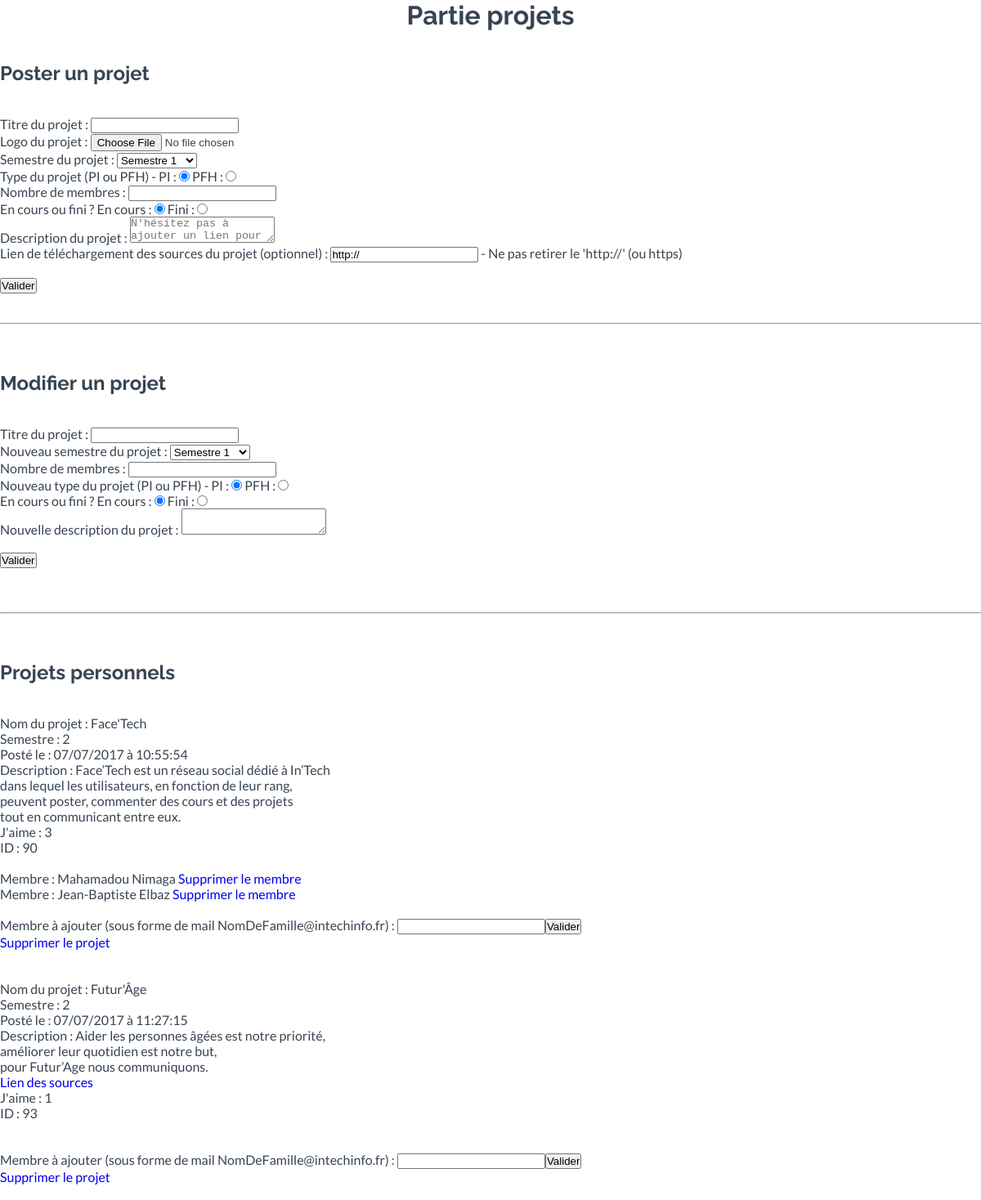
Screenshot of /Vue/profilprojets.php (signed in) with the database file from the repository.
### tables this page shows
CREATE TABLE `projets` (
  `id` int(11) NOT NULL,
  `nom` varchar(45) DEFAULT NULL,
  `chef` varchar(20) DEFAULT NULL,
  `type` enum('PI','PFH') NOT NULL COMMENT 'PI ou PFH',
  `pdate` datetime DEFAULT NULL,
  `membre` int(11) NOT NULL,
  `statut` enum('encours','fini') NOT NULL COMMENT 'fini ou en cours',
  `niveau` varchar(3) DEFAULT NULL,
  `descr` text,
  `logo` varchar(5000) NOT NULL DEFAULT '../Images/LogosP/Defaut/Defaut.png',
  `fichier` varchar(5000) DEFAULT NULL,
  `nblike` int(11) DEFAULT '0',
  `remq` varchar(45) DEFAULT NULL
);

CREATE TABLE `groupes` (
  `id` int(11) NOT NULL,
  `uid` int(11) DEFAULT NULL,
  `pid` int(11) DEFAULT NULL,
  `remq` varchar(45) DEFAULT NULL
);

CREATE TABLE `utilisateurs` (
  `id` int(11) NOT NULL,
  `nom` varchar(45) NOT NULL,
  `prenom` text NOT NULL,
  `statut` enum('ON','OFF') NOT NULL,
  `rang` varchar(10) DEFAULT NULL,
  `udate` date NOT NULL,
  `classe` varchar(3) DEFAULT NULL,
  `avatar` varchar(100) DEFAULT '../Images/Avatars/Default/Default.gif',
  `descr` text,
  `email` varchar(75) DEFAULT NULL,
  `Mdp` varchar(500) DEFAULT NULL,
  `remq` varchar(45) DEFAULT NULL
);

### Modele/m_afficher.php (called while the page is built, shortened)
<?php
function modele_afficher_projets($bdd, $ID)
{
	$projets = $bdd->query(
		"SELECT p.id AS id, u.nom as unom, u.prenom as uprenom,
			nblike, p.nom AS projets, pdate, niveau, p.descr, type, p.statut AS statut, fichier, logo
		FROM PROJETS p
		JOIN UTILISATEURS u
		ON chef = u.id
		WHERE u.id = $ID
		ORDER BY pdate"
	);
	return $projets->fetchAll();
}
function modele_afficher_membres($bdd, $ID, $pid)
{
	$membres = $bdd->query(
		"SELECT g.id AS gid, u.id AS uid, prenom, nom
		FROM UTILISATEURS u
		JOIN GROUPES g
		ON g.uid = u.id
		WHERE g.pid = $pid"
	);
	return $membres->fetchAll();
}
?>

### Vue/profilprojets.php (the view, shortened to what this page needs)
<link rel="stylesheet" href="../CSS/fil.css">
<link href="../Bootstrap/theme/assets/css/style.css" rel="stylesheet">
<link href="../Bootstrap/theme/assets/css/font-awesome.min.css" rel="stylesheet">
<?php
$ID      = $_SESSION['ID'];
include("../Modele/m_afficher.php");
include("../Autres/conf.php");
?>
<CENTER><h1>Partie projets</h1></CENTER>
<h2>Poster un projet</h2>
<form method="POST" enctype="multipart/form-data" action="../Controleur/c_poster_cp.php">
	Titre du projet : <input type="text" name="Titre">
	<br>
	Logo du projet : <input type="file" name="Logo">
	<br>
	Semestre du projet :
	<select name="Semestre">
		<option value="1">Semestre 1</option>
	</select>
	<br>
	Type du projet (PI ou PFH) - PI : <input type="radio" name="Type" value="PI" checked> PFH : <input type="radio" name="Type" value="PFH">
	<br>
	Nombre de membres : <input type="text" name="Nombre">
	<br>
	En cours ou fini ? En cours : <input type="radio" name="Statut" value="encours" checked> Fini : <input type="radio" name="Statut" value="fini">
	<br>
	Description du projet : <textarea name="Description" placeholder="N'hésitez pas à ajouter un lien pour tester le site / jeu !"></textarea>
	<br>
	Lien de téléchargement des sources du projet (optionnel) : <input type="text" name="Sources" value="http://"> - Ne pas retirer le 'http://' (ou https)
	<br><br>
	<input type="submit" name="Bouton" value="Valider">
</form>
<br><br><br><hr><br>
<h2>Modifier un projet</h2>
<form method="POST" action="../Controleur/c_modifier_projet.php">
	Titre du projet : <input type="text" name="Titre">
	<br>
	Nouveau semestre du projet :
	<select name="Niveau">
		<option value="1">Semestre 1</option>
	</select>
	<br>
	Nombre de membres : <input type="text" name="membres">
	<br>
	Nouveau type du projet (PI ou PFH) - PI : <input type="radio" name="Type" value="PI" checked> PFH : <input type="radio" name="Type" value="PFH">
	<br>
	En cours ou fini ? En cours : <input type="radio" name="Statut" value="encours" checked> Fini : <input type="radio" name="Statut" value="fini">
	<br>
	Nouvelle description du projet : <textarea name="Description"></textarea>
	<br><br>
	<input type="submit" name="Bouton4" value="Valider" />
</form>
<br><br><br><br><hr><br>
<h2>Projets personnels</h2>
<?php
$projets = modele_afficher_projets($bdd, $ID);
foreach ($projets as $donnees)
{
	list($an, $mois, $jour, $heure, $min, $sec) =
		sscanf($donnees['pdate'], '%4s-%2s-%2s %2s:%2s:%2s');
	$pid = $donnees['id'];
	$membres = modele_afficher_membres($bdd, $ID, $pid);
	echo "<br> Nom du projet : " . htmlspecialchars($donnees['projets']) . "<br>";
	echo "Semestre : $donnees[niveau] <br>";
	echo "Posté le : $jour/$mois/$an à $heure:$min:$sec <br>";
	echo "Description : " . nl2br(htmlspecialchars($donnees['descr'])) . "<br>";
	if (!empty($donnees['fichier'])) echo "<a href='". htmlspecialchars(nl2br("$donnees[fichier]")) ."'> Lien des sources </a> <br>";
	if (!empty($donnees['nblike'])) echo "J'aime : $donnees[nblike] <br>";
	echo "ID : $pid <br>";
	foreach ($membres as $donnees)
	{
		echo "<br>Membre : $donnees[prenom] $donnees[nom] ";
		echo '<a href="../Vue/profil.php?supm='.$donnees['gid'].'" onclick="return confirm(\'Êtes-vous sûr ?\');">Supprimer le membre</a>';
	}
	echo "<br> <form method='POST' action='../Controleur/c_ajouter_membre.php?pid=$pid'>";
	echo "Membre à ajouter (sous forme de mail NomDeFamille@intechinfo.fr) : <input type='text' name='Membre'>";
	echo "<input type='submit' name='Valider' value='Valider'>";
	echo "</form>";
?>
<a href="../Vue/profil.php?supp=<?php echo $pid; ?>" onclick="return confirm('Êtes-vous sûr ?');">Supprimer le projet</a><br><br>
<?php
}

### CSS/fil.css (style rules this page uses)
form { display: inline; }
hr { color: #EEE8E8; margin-top: -0.2%; }

### rows the page displays
projets: nom "Face'Tech", niveau "2", jour "07", mois "07", an "2017", heure "10", min "55", sec "54", descr "Face’Tech est un réseau social dédié à In’Tech dans lequel les utilisateurs, en fonction de leur rang, peuvent poster, commenter des cours et des projets tout en communicant entre eux.", nblike "3", id "90"
groupes: uid.prenom "Mahamadou", uid.nom "Nimaga"
groupes: uid.prenom "Jean-Baptiste", uid.nom "Elbaz"
projets: nom "Futur'Âge", niveau "2", jour "07", mois "07", an "2017", heure "11", min "27", sec "15", descr "Aider les personnes âgées est notre priorité, améliorer leur quotidien est notre but, pour Futur’Age nous communiquons.", nblike "1", id "93"
